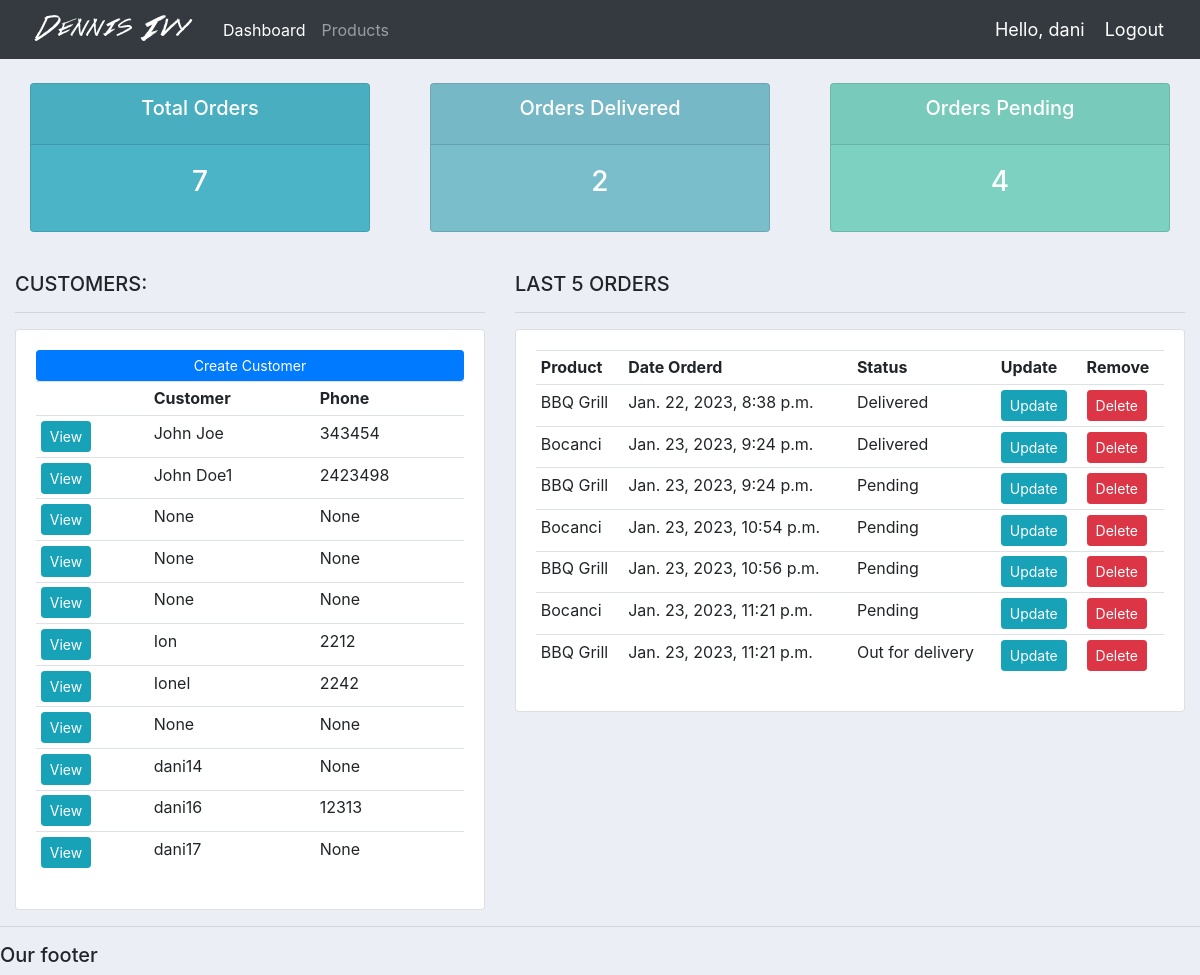
The app's page / (signed in) with its own data.
### accounts/models.py (models this page shows, shortened)
class Customer(models.Model):
    user = models.OneToOneField(User, null=True, blank=True, on_delete=models.CASCADE)
    name = models.CharField(max_length=200, null=True)
    phone = models.CharField(max_length=200, null=True)
    email = models.CharField(max_length=200, null=True)
    profile_pic = models.ImageField(default="profile1.png", null=True, blank=True)
    date_created = models.DateTimeField(auto_now_add=True)

class Order(models.Model):
    STATUS = (
        ('Pending', 'Pending'),
        ('Out for delivery', 'Out for delivery'),
        ('Delivered', 'Delivered'),
    )
    customer = models.ForeignKey(Customer, null=True, on_delete=models.SET_NULL) #relationship... relatii una la mai multe
    product = models.ForeignKey(Product, null=True, on_delete=models.SET_NULL)
    date_created =models.DateTimeField(auto_now_add=True)
    status = models.CharField(max_length=200, null=True, choices=STATUS)
    note = models.CharField(max_length=1000, null=True)

class Product(models.Model):
    CATEGORY = (
        ('Indoor', 'Indoor'),
        ('Out Door', 'Out Door'),
    )
    name = models.CharField(max_length=200, null=True)
    price = models.FloatField(null=True)
    category = models.CharField(max_length=200, null=True, choices=CATEGORY)
    description = models.CharField(max_length=200, null=True, blank=True)
    date_created = models.DateTimeField(auto_now_add=True)
    tags = models.ManyToManyField(Tag)
    def __str__(self):
        return self.name

### accounts/decorators.py (the view)
    def wrapper_function(request, *args, **kwargs):
        group = None
        if request.user.groups.exists():
            group = request.user.groups.all()[0].name
        if group == 'customer':
            return redirect('user-page')
        if group == 'admin':
            return view_func(request, *args, **kwargs)

### accounts/views.py (called while the page is built)
@login_required(login_url='login')
@admin_only
def home(request):
    orders = Order.objects.all()
    customers = Customer.objects.all()
    total_customers = customers.count()
    total_orders = orders.count()
    delivered = orders.filter(status='Delivered').count()
    pending = orders.filter(status='Pending').count()
    context = {'orders':orders, 'customers':customers,
                'total_orders': total_orders, 'delivered': delivered,
                'pending': pending}
    return render(request, 'accounts/dashboard.html', context)

### accounts/templates/accounts/dashboard.html
{% extends 'accounts/main.html' %}
{% block content %}
{% include 'accounts/status.html' %}
<br>
<div class="row">
    <div class="col-md-5">
        <h5>CUSTOMERS:</h5>
        <hr>
        <div class="card card-body">
            <a class="btn btn-primary btn-sm btn-block" href="">Create Customer
            </a>
            <table class="table table-sm">
                <tr>
                    <th></th>
                    <th>Customer</th>
                    <th>Phone</th>
                </tr>
                {% for customer in customers %}
                    <tr>
                        <td><a class="btn btn-sm btn-info" href="{% url 'customer' customer.id %}">View</a></td>
                        <td>{{customer.name}}</td>
                        <td>{{customer.phone}}</td>
                    </tr>
                {% endfor %}
            </table>
        </div>
    </div>
    <div class="col-md-7">
        <h5>LAST 5 ORDERS</h5>
        <hr>
        <div class="card card-body">
            <table class="table table-sm">
                <tr>
                    <th>Product</th>
                    <th>Date Orderd</th>
                    <th>Status</th>
                    <th>Update</th>
                    <th>Remove</th>
                </tr>
                {% for order in orders %}
                    <tr>
                        <td>{{order.product}}</td>
                        <td>{{order.date_created}}</td>
                        <td>{{order.status}}</td>
                        <td><a class="btn btn-sm btn-info" href="{% url 'update_order' order.id %}">Update</a></td>
                        <td><a class="btn btn-sm btn-danger" href="{% url 'delete_order' order.id %}">Delete</a></td>
                    </tr>
                {% endfor %}
            </table>
        </div>
    </div>
</div>
{% endblock %}

### accounts/templates/accounts/navbar.html (shortened to what this page needs)
{% load static %}
<nav class="navbar navbar-expand-lg navbar-dark bg-dark">
    <img src="{% static 'images/logo.png' %}">
    <div class="collapse navbar-collapse" id="navbarNav">
      <ul class="navbar-nav">
        {% if request.user.is_staff %}
        <li class="nav-item active">
          <a class="nav-link" href="{% url 'home' %}">Dashboard</a>
        </li>
        <li class="nav-item">
          <a class="nav-link" href="{% url 'products' %}">Products</a>
        </li>
        {% else %}
         <li class="nav-item">
          <a class="nav-link" href="{% url 'account' %}">Settings</a>
         </li>
        {% endif %}
      </ul>
    </div>
    <span class="hello-msg">Hello, {{request.user}}</span>
    <span><a class="hello-msg" href="{% url 'logout' %}">Logout</a></span>
  </nav>

### static/css/main.css (style rules this page uses)
body { background-color: #ebeff5; }

### accounts/templates/accounts/navbar.html (style rules this page uses)
.hello-msg { font-size: 18px; color: #fff; margin-right: 20px; }

### records on screen
Customer: name "John Joe", phone "343454"
Customer: name "John Doe1", phone "2423498"
Customer: name "None", phone "None"
Customer: name "None", phone "None"
Customer: name "None", phone "None"
Customer: name "Ion", phone "2212"
Customer: name "Ionel", phone "2242"
Customer: name "None", phone "None"
Customer: name "dani14", phone "None"
Customer: name "dani16", phone "12313"
Customer: name "dani17", phone "None"
Order: product "BBQ Grill", date_created "Jan. 22, 2023, 8:38 p.m.", status "Delivered"
Order: product "Bocanci", date_created "Jan. 23, 2023, 9:24 p.m.", status "Delivered"
Order: product "BBQ Grill", date_created "Jan. 23, 2023, 9:24 p.m.", status "Pending"
Order: product "Bocanci", date_created "Jan. 23, 2023, 10:54 p.m.", status "Pending"
Order: product "BBQ Grill", date_created "Jan. 23, 2023, 10:56 p.m.", status "Pending"
Order: product "Bocanci", date_created "Jan. 23, 2023, 11:21 p.m.", status "Pending"
Order: product "BBQ Grill", date_created "Jan. 23, 2023, 11:21 p.m.", status "Out for delivery"

### other values on screen
{{ request.user }} "dani"
{{ total_orders }} "7"
{{ delivered }} "2"
{{ pending }} "4"
